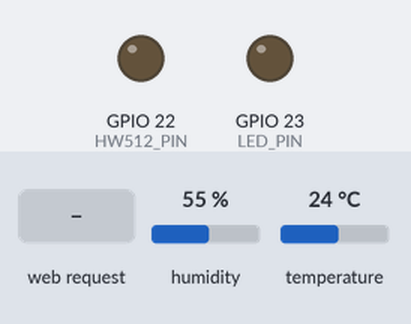
A program run on a simulated ESP32. On the bench: output pins drawn as LEDs (lit = HIGH). Inputs (shaded band) come from the test bench; at power-on: humidity 55 %, temperature 24 °C. WiFi joins after 1.5 s; servers stay silent unless stated; storage starts empty; what the program prints to the serial monitor is not drawn.

Above: at 2.7 s.
2.8 s: HTTP request GET /allumer received
At 4.2 s:
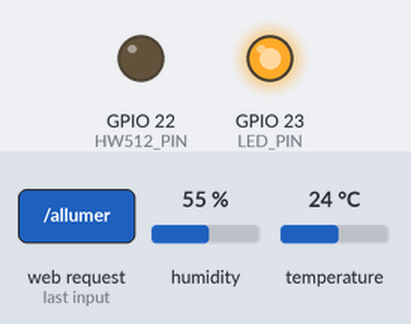
5.8 s: HTTP request GET /eteindre received
At 6.5 s:
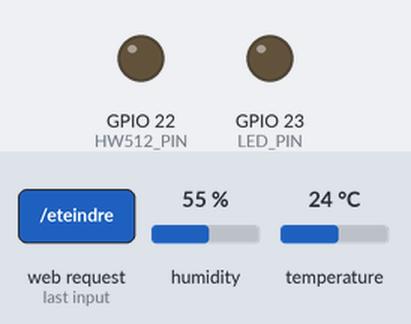
Timing chart, 0 to 8.8 s (numbered marks = the images above; inputs shaded):
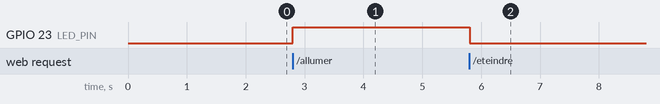

The program:

main.cpp
```cpp
#include <Arduino.h>
#include <Ticker.h>
#include <WiFi.h>

#include "DHTesp.h"
#include <ArduinoJson.h>
#include <SPIFFS.h>

#define LED_PIN 23
#define HW512_PIN 22

/** Initialize DHT sensor */
DHTesp dhtSensor1;

/** Task handle for the light value read task */
TaskHandle_t tempTaskHandle = NULL;
/** Pin number for DHT11 data pin */
int dhtPin1 = 25;

/** Ticker for temperature reading */
Ticker tempTicker;
/** Flags for temperature readings finished */
bool gotNewTemperature = false;
/** Data from sensor */
TempAndHumidity sensor1Data;

/* Flag if main loop is running */
bool tasksEnabled = false;

bool isLedRed = false;
unsigned long previousMillis = 0;
const long interval = 60000; // 30 seconds

// web server
const char *ssid = "CoursAssembleur";
const char *password = "CoursAssembleur$*";

// forceled
bool forceLedOn = false;

WiFiServer serveur(80);

String generateHTMLPage()
{
  String pageHtml = "<html><body>";
  pageHtml += "<h1>Donnees du capteur</h1>";
  pageHtml += "<p>Temperature: " + String(sensor1Data.temperature, 2) + " °C</p>";
  pageHtml += "<p>Humidite: " + String(sensor1Data.humidity, 1) + " %</p>";
  pageHtml += "<form action=\"/eteindre\" method=\"get\"><input type=\"submit\" value=\"Eteindre la LED\"></form>";
  pageHtml += "<form action=\"/allumer\" method=\"get\"><input type=\"submit\" value=\"Allumer la LED\"></form>";
  pageHtml += "<form action=\"/lirejson\" method=\"get\"><input type=\"submit\" value=\"Lire JSON\"></form>";
  pageHtml += "</body></html>";
  return pageHtml;
}

/**
 * Task to read temperature from DHT sensor
 * @param pvParameters
 *		pointer to task parameters
 */
void tempTask(void *pvParameters)
{
  Serial.println("tempTask loop started");
  while (1) // tempTask loop
  {
    if (tasksEnabled && !gotNewTemperature)
    {
      sensor1Data = dhtSensor1.getTempAndHumidity(); // Read values from sensor
      gotNewTemperature = true;
    }
    vTaskSuspend(NULL);
  }
}

void triggerGetTemp()
{
  if (tempTaskHandle != NULL)
  {
    xTaskResumeFromISR(tempTaskHandle);
  }
}

void setup()
{
  Serial.begin(115200);
  Serial.println("Setup for DHT sensor");
  pinMode(LED_PIN, OUTPUT);
  pinMode(HW512_PIN, OUTPUT);

  // Initialize temperature sensor
  dhtSensor1.setup(dhtPin1, DHTesp::DHT22);

  // Start task to get temperature
  xTaskCreatePinnedToCore(
      tempTask,
      "tempTask ",
      4000,
      NULL,
      5,
      &tempTaskHandle,
      1);

  if (tempTaskHandle == NULL)
  {
    Serial.println("[ERROR] Failed to start task for temperature update");
  }
  else
  {
    tempTicker.attach(30, triggerGetTemp);
  }

  // Start the Wi-Fi and server
  tasksEnabled = true;
  Serial.print("Connection au réseau ");
  Serial.println(ssid);
  WiFi.disconnect();
  WiFi.begin(ssid, password);

  while (WiFi.status() != WL_CONNECTED)
  {
    delay(500);
    Serial.print(".");
  }

  Serial.println("");
  Serial.println("Connecté au Wi-fi");
  Serial.println("Adresse IP = ");
  Serial.println(WiFi.localIP());

  serveur.begin();
  if (!SPIFFS.begin(true))
  {
    Serial.println("An error has occurred while mounting SPIFFS");
    return;
  }
}

void loop()
{
  if (gotNewTemperature)
  {
    StaticJsonDocument<200> doc;
    doc["temperature"] = sensor1Data.temperature;
    doc["humidity"] = sensor1Data.humidity;

    File file = SPIFFS.open("/data.json", FILE_WRITE);
    if (!file)
    {
      Serial.println("There was an error opening the file for writing");
      return;
    }

    if (serializeJson(doc, file) == 0)
    {
      Serial.println("Failed to write to file");
    }

    file.close();

    gotNewTemperature = false;
  }

  unsigned long currentMillis = millis();

  if (isLedRed && currentMillis - previousMillis >= interval)
  {
    previousMillis = currentMillis;
    digitalWrite(HW512_PIN, HIGH);
    delay(1000);
    digitalWrite(HW512_PIN, LOW);
  }

  WiFiClient client = serveur.available();
  if (client)
  {
    Serial.println("Nouveau Client.");
    // stay in the loop while client is connected
    while (client.connected())
    {
      if (client.available()) // Check if the client has sent data
      {
        String request = client.readStringUntil('\r');
        Serial.println(request);
        client.flush();

        if (request.indexOf("/eteindre") != -1)
        {
          digitalWrite(LED_PIN, LOW); // Turn off the LED
          forceLedOn = false;
        }

        if (request.indexOf("/lirejson") != -1)
        {
          if (SPIFFS.exists("/data.json"))
          {
            File file = SPIFFS.open("/data.json", FILE_READ);
            if (!file)
            {
              Serial.println("There was an error opening the file for reading");
              return;
            }

            Serial.println("Reading JSON data");
            String jsonData = "";
            while (file.available())
            {
              jsonData += (char)file.read();
            }

            file.close();
            Serial.println(jsonData);
          }
          else
          {
            Serial.println("JSON file does not exist");
          }
        }

        if (request.indexOf("/allumer") != -1)
        {
          digitalWrite(LED_PIN, HIGH); // Turn on the LED
          forceLedOn = true;
        }

        if (sensor1Data.humidity > 60 || forceLedOn)
        {
          digitalWrite(LED_PIN, HIGH);
        }
        else
        {
          digitalWrite(LED_PIN, LOW);
        }

        Serial.println("Load HTML page");
        client.println("HTTP/1.1 200 OK"); // send new page
        client.println("Content-Type: text/html");
        client.println();
        client.print(generateHTMLPage());
        client.stop();
      }
    }
  }
}
```

Measured:
- after the input at 2.8 s, GPIO 23 (LED_PIN): LOW → HIGH at once
- after the input at 5.8 s, GPIO 23 (LED_PIN): HIGH → LOW at once
